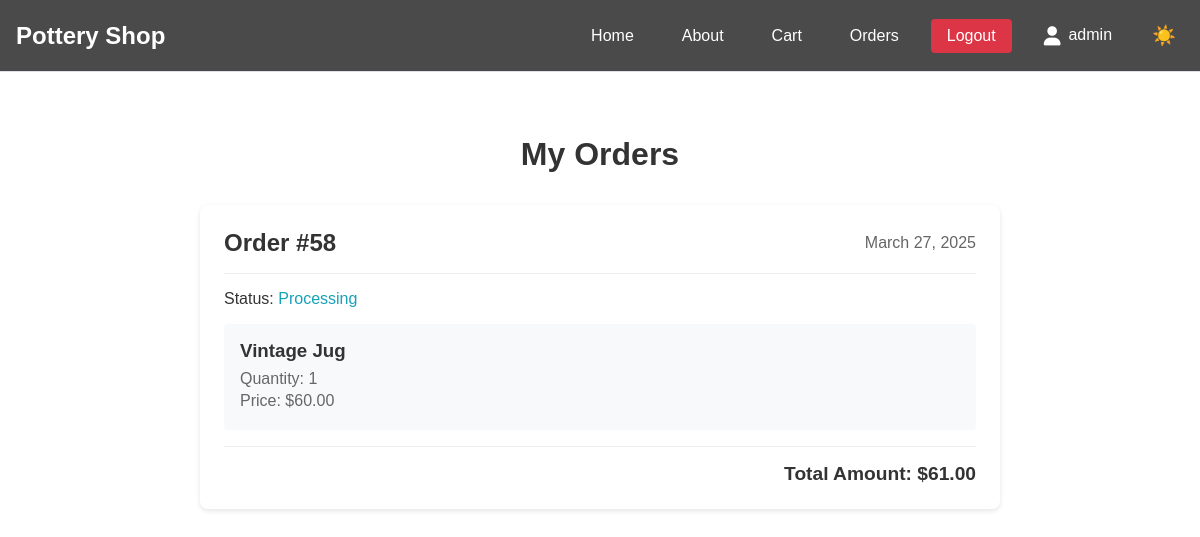
Before: /orders/ (signed in) with the older database file.
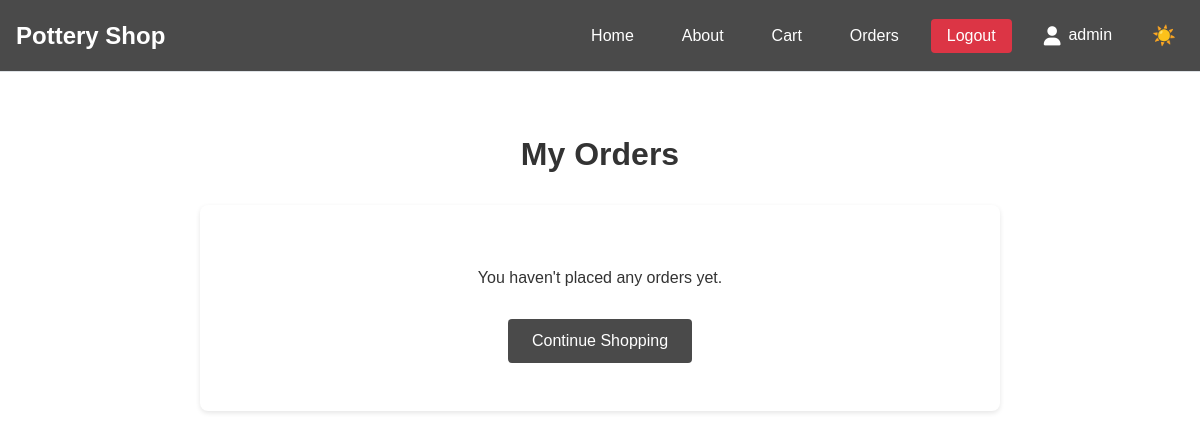
After: the same page with the newer database file.
### shop/models.py (models this page shows, shortened)
class Order(models.Model):
    STATUS_CHOICES = [
        ('pending', 'Pending'),
        ('processing', 'Processing'),
        ('shipped', 'Shipped'),
        ('delivered', 'Delivered'),
    ]
    customer_name = models.CharField(max_length=200)
    customer_email = models.EmailField()
    products = models.ManyToManyField(Product, through='OrderItem')
    status = models.CharField(max_length=20, choices=STATUS_CHOICES, default='pending')
    total_amount = models.DecimalField(max_digits=10, decimal_places=2)
    created_at = models.DateTimeField(auto_now_add=True)
    updated_at = models.DateTimeField(auto_now=True)
    objects = OrderManager()

class OrderItem(models.Model):
    order = models.ForeignKey(Order, on_delete=models.CASCADE)
    product = models.ForeignKey(Product, on_delete=models.CASCADE)
    quantity = models.IntegerField(default=1)
    price = models.DecimalField(max_digits=10, decimal_places=2)

class Product(models.Model):
    title = models.CharField(max_length=200)
    description = models.TextField()
    price = models.DecimalField(max_digits=6, decimal_places=2)
    image = models.ImageField(upload_to='products/', null=True, blank=True)
    category = models.ForeignKey(Category, on_delete=models.SET_NULL, null=True, blank=True, related_name='products')
    stock = models.IntegerField(default=0)
    is_active = models.BooleanField(default=True)
    created_at = models.DateTimeField(auto_now_add=True)
    updated_at = models.DateTimeField(auto_now=True)
    objects = ProductManager()

### shop/views.py (the view)
# urls.py: path('orders/', orders_view, name='orders'),
def orders_view(request):
    if request.user.is_authenticated:
        orders = Order.objects.filter(customer_email=request.user.email)
    else:
        orders = Order.objects.filter(customer_email='guest@example.com')
    orders = orders.order_by('-created_at')
    return render(request, 'orders.html', {'orders': orders})

### shop/context_processors.py (called while the page is built)
def cart_count(request):
    if request.user.is_authenticated:
        order = Order.objects.filter(
            customer_email=request.user.email,
            status='pending'
        ).first()
    else:
        order = Order.objects.filter(
            customer_email='guest@example.com',
            status='pending'
        ).first()
    if order:
        return {'cart_count': OrderItem.objects.filter(order=order).count()}
    return {'cart_count': 0}

### templates/orders.html (shortened to what this page needs)
{% extends "base.html" %}
{% block content %}
    <div class="orders-container">
        <h1>My Orders</h1>
        {% if orders %}
            {% for order in orders %}
                <div class="order-card">
                    <div class="order-header">
                        <h2>Order #{{ order.id }}</h2>
                        <span class="order-date">{{ order.created_at|date:"F j, Y" }}</span>
                    </div>
                    <div class="order-status">
                        Status: <span class="status-{{ order.status }}">{{ order.status|title }}</span>
                    </div>
                    <div class="order-items">
                        {% for item in order.orderitem_set.all %}
                            <div class="order-item">
                                <div class="item-details">
                                    <h3>{{ item.product.title }}</h3>
                                    <p>Quantity: {{ item.quantity }}</p>
                                    <p>Price: ${{ item.price }}</p>
                                </div>
                            </div>
                        {% endfor %}
                    </div>
                    <div class="order-total">
                        Total Amount: ${{ order.total_amount }}
                    </div>
                </div>
            {% endfor %}
        {% else %}
            <div class="no-orders">
                <p>You haven't placed any orders yet.</p>
                <a href="{% url 'home' %}" class="continue-shopping">Continue Shopping</a>
            </div>
        {% endif %}
    </div>
{% endblock %}

Changed rows visible on the page:
removed Order: id "58", created_at "March 27, 2025", status "Processing", total_amount "61.00"
removed OrderItem: product "Vintage Jug", quantity "1", price "60.00"
Other visible differences:
text now shown: "You haven't placed any orders yet. Continue Shopping"
